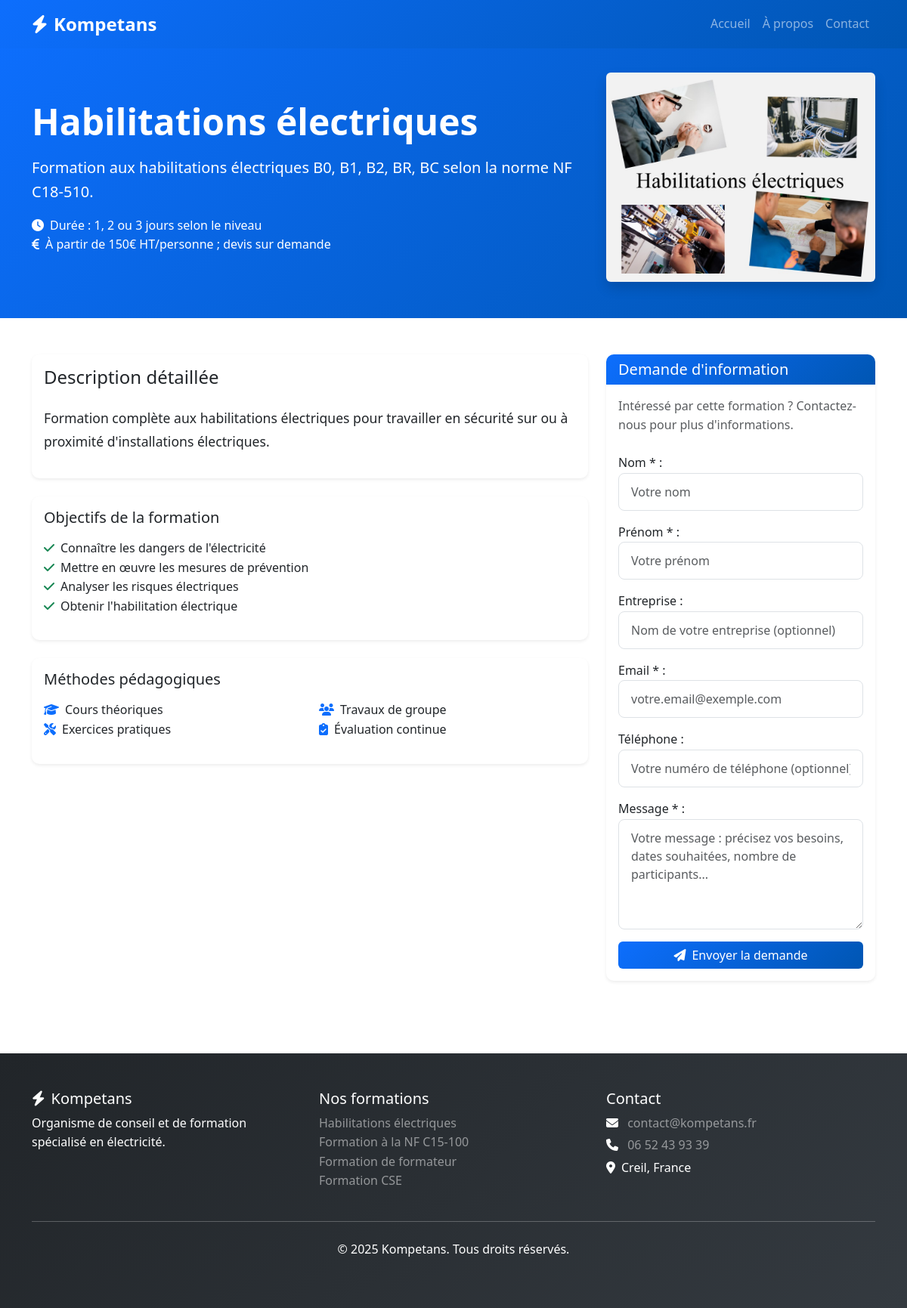
The app's page /formation/1/ with its own data.
### main/models.py (models this page shows, shortened)
class Formation(models.Model):
    FORMATION_CHOICES = [
        ('habilitation', 'Habilitations électriques'),
        ('nfc15100', 'Formation à la NF C15-100'),
        ('formateur', 'Formation de formateur en habilitation électrique'),
        ('cse', 'Formation des élus du Comité social et économique (CSE)'),
    ]
    nom = models.CharField(max_length=200)
    type_formation = models.CharField(max_length=50, choices=FORMATION_CHOICES)
    description_courte = models.TextField()
    description_longue = models.TextField()
    duree = models.CharField(max_length=100, blank=True)
    prix = models.CharField(max_length=100, blank=True)
    class Meta:
        verbose_name = "Formation"
        verbose_name_plural = "Formations"

### main/views.py (the view)
# urls.py: path('formation/<int:formation_id>/', views.formation_detail, name='formation_detail'),
def formation_detail(request, formation_id):
    formation = get_object_or_404(Formation, id=formation_id)
    if request.method == 'POST':
        form = ContactFormationForm(request.POST)
        if form.is_valid():
            contact = form.save(commit=False)
            contact.formation = formation
            contact.save()
            try:
                send_mail(
                    subject=f'Nouvelle demande - {formation.nom}',
                    message=f'''
Nouvelle demande de contact reçue sur kompetans.fr :

Formation : {formation.nom}
Nom : {contact.nom} {contact.prenom}
Entreprise : {contact.entreprise or "Non renseignée"}
Email : {contact.email}
Téléphone : {contact.telephone or "Non renseigné"}

Message :
{contact.message}

---
Email automatique depuis kompetans.fr
                    ''',
                    from_email=settings.DEFAULT_FROM_EMAIL,
                    recipient_list=['slomczynskiromain@yahoo.fr'],
                    fail_silently=False
                )
                messages.success(request, 'Votre demande a été envoyée avec succès ! Nous vous recontacterons dans les plus brefs délais.')
            except Exception as e:
                print(f"Erreur email : {e}")
                messages.success(request, 'Votre demande a été enregistrée. Nous vous recontacterons rapidement.')
            return redirect('formation_detail', formation_id=formation.id)
    else:
        form = ContactFormationForm()
    return render(request, 'main/formation_detail.html', {
        'formation': formation,
        'form': form
    })

### main/context_processors.py (called while the page is built)
def company_info(request):
    return {
        'company': settings.COMPANY_INFO
    }

### main/templatetags/formation_extras.py (called while the page is built)
@register.simple_tag
def formation_image(formation_type):
    image_mapping = {
        'habilitation': 'images/formations/habilitation.jpg',
        'nfc15100': 'images/formations/nfc15100.jpg',
        'formateur': 'images/formations/formateur.jpg',
        'cse': 'images/formations/cse.jpg',
    }
    image_path = image_mapping.get(formation_type, 'images/formations/default.jpg')
    return static(image_path)

### templates/main/formation_detail.html (shortened to what this page needs)
{% extends 'base.html' %}
{% load static %}
{% load formation_extras %}
{% block content %}
<section class="py-5 bg-primary text-white">
    <div class="container">
        <div class="row align-items-center">
            <div class="col-lg-8">
                <h1 class="display-5 fw-bold mb-3">{{ formation.nom }}</h1>
                <p class="lead">{{ formation.description_courte }}</p>
                {% if formation.duree %}
                    <p class="mb-0"><i class="fas fa-clock me-2"></i>Durée : {{ formation.duree }}</p>
                {% endif %}
                {% if formation.prix %}
                    <p class="mb-0"><i class="fas fa-euro-sign me-2"></i>{{ formation.prix }}</p>
                {% endif %}
            </div>
            <div class="col-lg-4">
                <img src="{% formation_image formation.type_formation %}" class="img-fluid rounded shadow" alt="{{ formation.nom }}">
            </div>
        </div>
    </div>
</section>
<section class="py-5">
    <div class="container">
        <div class="row">
            <div class="col-lg-8">
                <div class="card shadow-sm mb-4">
                    <div class="card-body">
                        <h2 class="card-title h4 mb-4">Description détaillée</h2>
                        <div class="formation-content">
                            {{ formation.description_longue|linebreaks }}
                        </div>
                    </div>
                </div>
                <div class="card shadow-sm mb-4">
                    <div class="card-body">
                        <h3 class="card-title h5 mb-3">Objectifs de la formation</h3>
                        {% if formation.type_formation == 'habilitation' %}
                            <ul class="list-unstyled">
                                <li><i class="fas fa-check text-success me-2"></i>Connaître les dangers de l'électricité</li>
                                <li><i class="fas fa-check text-success me-2"></i>Mettre en œuvre les mesures de prévention</li>
                                <li><i class="fas fa-check text-success me-2"></i>Analyser les risques électriques</li>
                                <li><i class="fas fa-check text-success me-2"></i>Obtenir l'habilitation électrique</li>
                            </ul>
                        {% endif %}
                    </div>
                </div>
                <div class="card shadow-sm">
                    <div class="card-body">
                        <h3 class="card-title h5 mb-3">Méthodes pédagogiques</h3>
                        <div class="row">
                            <div class="col-md-6">
                                <ul class="list-unstyled">
                                    <li><i class="fas fa-graduation-cap text-primary me-2"></i>Cours théoriques</li>
                                    <li><i class="fas fa-tools text-primary me-2"></i>Exercices pratiques</li>
                                </ul>
                            </div>
                            <div class="col-md-6">
                                <ul class="list-unstyled">
                                    <li><i class="fas fa-users text-primary me-2"></i>Travaux de groupe</li>
                                    <li><i class="fas fa-clipboard-check text-primary me-2"></i>Évaluation continue</li>
                                </ul>
                            </div>
                        </div>
                    </div>
                </div>
            </div>
            <div class="col-lg-4">
                <div class="card shadow-sm sticky-top" style="top: 100px;">
                    <div class="card-header bg-primary text-white">
                        <h3 class="card-title h5 mb-0">Demande d'information</h3>
                    </div>
                    <div class="card-body">
                        <p class="text-muted mb-4">Intéressé par cette formation ? Contactez-nous pour plus d'informations.</p>
                        <form method="post" class="needs-validation" novalidate>
                            <div class="mb-3">
                                {{ form.nom.label_tag }}
                                {{ form.nom }}
                            </div>
                            <div class="mb-3">
                                {{ form.prenom.label_tag }}
                                {{ form.prenom }}
                            </div>
                            <div class="mb-3">
                                {{ form.entreprise.label_tag }}
                                {{ form.entreprise }}
                            </div>
                            <div class="mb-3">
                                {{ form.email.label_tag }}
                                {{ form.email }}
                            </div>
                            <div class="mb-3">
                                {{ form.telephone.label_tag }}
                                {{ form.telephone }}
                            </div>
                            <div class="mb-3">
                                {{ form.message.label_tag }}
                                {{ form.message }}
                            </div>
                            <button type="submit" class="btn btn-primary w-100">
                                <i class="fas fa-paper-plane me-2"></i>Envoyer la demande
                            </button>
                        </form>
                    </div>
                </div>
            </div>
        </div>
    </div>
</section>
{% endblock %}

### static/css/style.css (style rules this page uses)
:root { --primary-color: #0d6efd; --secondary-color: #6c757d; --success-color: #198754; --warning-color: #ffc107; --danger-color: #dc3545; --info-color: #0dcaf0; --light-color: #f8f9fa; --dark-color: #212529; }
body { font-family: 'Segoe UI', Tahoma, Geneva, Verdana, sans-serif; line-height: 1.6; }
.btn { font-weight: 500; transition: all 0.3s ease; }
.btn-primary { background: linear-gradient(135deg, #0d6efd 0%, #0056b3 100%); border: none; }
.card { border: none; border-radius: 10px; overflow: hidden; }
.card-header { font-weight: 600; border-bottom: none; }
.form-control { border-radius: 8px; border: 1px solid #dee2e6; padding: 0.75rem 1rem; transition: border-color 0.3s ease, box-shadow 0.3s ease; }
.text-primary { color: var(--primary-color) !important; }
.bg-primary { background: linear-gradient(135deg, #0d6efd 0%, #0056b3 100%) !important; }
.shadow-sm { box-shadow: 0 0.125rem 0.25rem rgba(0, 0, 0, 0.075) !important; }
.shadow { box-shadow: 0 0.5rem 1rem rgba(0, 0, 0, 0.15) !important; }
.sticky-top { position: -webkit-sticky; position: sticky; top: 100px; z-index: 1020; }
.formation-content { font-size: 1.1rem; line-height: 1.8; }

### records on screen
Formation: nom "Habilitations électriques", description_courte "Formation aux habilitations électriques B0, B1, B2, BR, BC selon la norme NF C18-510.", duree "1, 2 ou 3 jours selon le niveau", prix "À partir de 150€ HT/personne ; devis sur demande", type_formation (picture), description_longue "Formation complète aux habilitations électriques pour travailler en sécurité sur ou à proximité d'installations électriques."

### other values on screen
{{ company.email }} "contact@kompetans.fr"
{{ company.phone }} "06 52 43 93 39"
{{ company.address }} "Creil, France"
